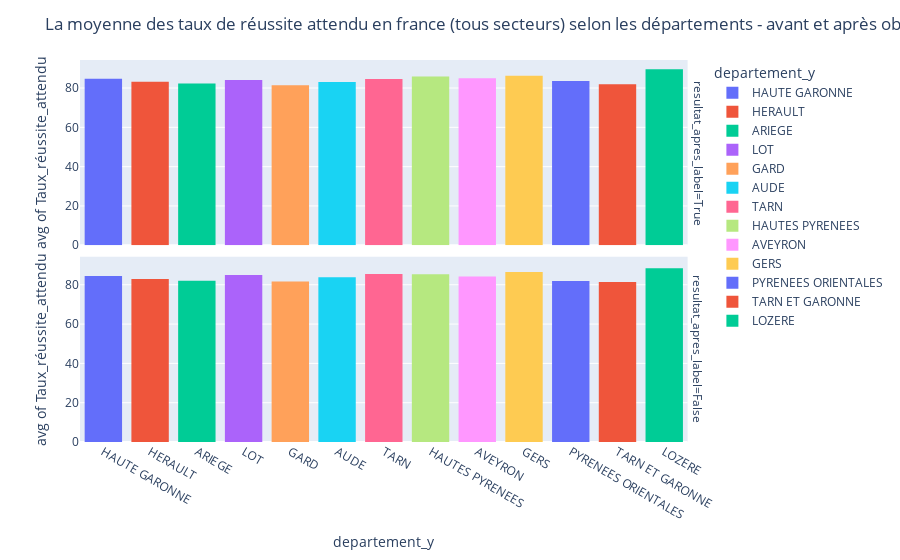

Notebook code cell kept with this figure:
### Code cell
#plotting a histogram 
fig = px.histogram(df_result, x="departement_y", y="taux_reussite_attendu_france_total_secteurs", nbins=10,
                       histfunc="avg", color="departement_y",
                       facet_row="resultat_apres_label",
                      labels={"taux_reussite_attendu_france_total_secteurs" : "Taux_réussite_attendu"})
fig.update_layout(title_text="La moyenne des taux de réussite attendu en france (tous secteurs) selon les départements - avant et après obtention labels")
fig.show()

### Figure 1 — Plotly figure (JSON) as saved in the notebook; plotly's stock layout.template omitted (floating-point values rounded to 4 significant figures; data arrays with more than 128 entries replaced by an {"elided": "..."} marker saying what was removed)
{"data": [{"alignmentgroup": "True", "bingroup": "x", "histfunc": "avg", "hovertemplate": "departement_y=%{x}<br>resultat_apres_label=True<br>avg of Taux_réussite_attendu=%{y}<extra></extra>", "legendgroup": "HAUTE GARONNE", "marker": {"color": "#636efa", "pattern": {"shape": ""}}, "name": "HAUTE GARONNE", "nbinsx": 10, "offsetgroup": "HAUTE GARONNE", "orientation": "v", "showlegend": true, "type": "histogram", "x": {"elided": "143 str values"}, "xaxis": "x2", "y": {"elided": "143 int values"}, "yaxis": "y2"}, {"alignmentgroup": "True", "bingroup": "x", "histfunc": "avg", "hovertemplate": "departement_y=%{x}<br>resultat_apres_label=False<br>avg of Taux_réussite_attendu=%{y}<extra></extra>", "legendgroup": "HAUTE GARONNE", "marker": {"color": "#636efa", "pattern": {"shape": ""}}, "name": "HAUTE GARONNE", "nbinsx": 10, "offsetgroup": "HAUTE GARONNE", "orientation": "v", "showlegend": false, "type": "histogram", "x": {"elided": "356 str values"}, "xaxis": "x", "y": {"elided": "356 int values"}, "yaxis": "y"}, {"alignmentgroup": "True", "bingroup": "x", "histfunc": "avg", "hovertemplate": "departement_y=%{x}<br>resultat_apres_label=True<br>avg of Taux_réussite_attendu=%{y}<extra></extra>", "legendgroup": "HERAULT", "marker": {"color": "#EF553B", "pattern": {"shape": ""}}, "name": "HERAULT", "nbinsx": 10, "offsetgroup": "HERAULT", "orientation": "v", "showlegend": true, "type": "histogram", "x": {"elided": "236 str values"}, "xaxis": "x2", "y": {"elided": "236 int values"}, "yaxis": "y2"}, {"alignmentgroup": "True", "bingroup": "x", "histfunc": "avg", "hovertemplate": "departement_y=%{x}<br>resultat_apres_label=False<br>avg of Taux_réussite_attendu=%{y}<extra></extra>", "legendgroup": "HERAULT", "marker": {"color": "#EF553B", "pattern": {"shape": ""}}, "name": "HERAULT", "nbinsx": 10, "offsetgroup": "HERAULT", "orientation": "v", "showlegend": false, "type": "histogram", "x": {"elided": "498 str values"}, "xaxis": "x", "y": {"elided": "498 int values"}, "yaxis": "y"}, {"alignmentgroup": "True", "bingroup": "x", "histfunc": "avg", "hovertemplate": "departement_y=%{x}<br>resultat_apres_label=True<br>avg of Taux_réussite_attendu=%{y}<extra></extra>", "legendgroup": "ARIEGE", "marker": {"color": "#00cc96", "pattern": {"shape": ""}}, "name": "ARIEGE", "nbinsx": 10, "offsetgroup": "ARIEGE", "orientation": "v", "showlegend": true, "type": "histogram", "x": ["ARIEGE", "ARIEGE", "ARIEGE", "ARIEGE", "ARIEGE", "ARIEGE", "ARIEGE", "ARIEGE", "ARIEGE", "ARIEGE", "ARIEGE", "ARIEGE", "ARIEGE", "ARIEGE", "ARIEGE", "ARIEGE", "ARIEGE", "ARIEGE", "ARIEGE", "ARIEGE", "ARIEGE", "ARIEGE", "ARIEGE", "ARIEGE", "ARIEGE", "ARIEGE", "ARIEGE", "ARIEGE", "ARIEGE", "ARIEGE", "ARIEGE", "ARIEGE", "ARIEGE", "ARIEGE", "ARIEGE", "ARIEGE", "ARIEGE", "ARIEGE", "ARIEGE", "ARIEGE", "ARIEGE", "ARIEGE", "ARIEGE", "ARIEGE", "ARIEGE", "ARIEGE", "ARIEGE", "ARIEGE", "ARIEGE", "ARIEGE", "ARIEGE", "ARIEGE", "ARIEGE", "ARIEGE", "ARIEGE", "ARIEGE", "ARIEGE"], "xaxis": "x2", "y": [84, 82, null, null, 85, null, null, null, 84, null, null, null, 85, null, null, 85, null, 82, null, 82, null, null, 82, null, null, null, null, null, 88, null, 79, null, null, null, 78, null, 78, null, null, null, 82, 85, null, null, 85, 85, 82, null, null, 82, null, null, 78, null, null, 78, 79], "yaxis": "y2"}, {"alignmentgroup": "True", "bingroup": "x", "histfunc": "avg", "hovertemplate": "departement_y=%{x}<br>resultat_apres_label=False<br>avg of Taux_réussite_attendu=%{y}<extra></extra>", "legendgroup": "ARIEGE", "marker": {"color": "#00cc96", "pattern": {"shape": ""}}, "name": "ARIEGE", "nbinsx": 10, "offsetgroup": "ARIEGE", "orientation": "v", "showlegend": false, "type": "histogram", "x": ["ARIEGE", "ARIEGE", "ARIEGE", "ARIEGE", "ARIEGE", "ARIEGE", "ARIEGE", "ARIEGE", "ARIEGE", "ARIEGE", "ARIEGE", "ARIEGE", "ARIEGE", "ARIEGE", "ARIEGE", "ARIEGE", "ARIEGE", "ARIEGE", "ARIEGE", "ARIEGE", "ARIEGE", "ARIEGE", "ARIEGE", "ARIEGE", "ARIEGE", "ARIEGE", "ARIEGE", "ARIEGE", "ARIEGE", "ARIEGE", "ARIEGE", "ARIEGE", "ARIEGE", "ARIEGE", "ARIEGE", "ARIEGE", "ARIEGE", "ARIEGE", "ARIEGE", "ARIEGE", "ARIEGE", "ARIEGE", "ARIEGE", "ARIEGE", "ARIEGE", "ARIEGE", "ARIEGE", "ARIEGE", "ARIEGE", "ARIEGE", "ARIEGE", "ARIEGE", "ARIEGE", "ARIEGE", "ARIEGE", "ARIEGE", "ARIEGE", "ARIEGE", "ARIEGE", "ARIEGE", "ARIEGE", "ARIEGE", "ARIEGE", "ARIEGE", "ARIEGE", "ARIEGE", "ARIEGE", "ARIEGE", "ARIEGE", "ARIEGE", "ARIEGE", "ARIEGE", "ARIEGE", "ARIEGE", "ARIEGE", "ARIEGE", "ARIEGE", "ARIEGE", "ARIEGE", "ARIEGE", "ARIEGE", "ARIEGE", "ARIEGE", "ARIEGE", "ARIEGE", "ARIEGE", "ARIEGE", "ARIEGE", "ARIEGE", "ARIEGE", "ARIEGE", "ARIEGE", "ARIEGE", "ARIEGE", "ARIEGE", "ARIEGE", "ARIEGE", "ARIEGE", "ARIEGE", "ARIEGE", "ARIEGE", "ARIEGE", "ARIEGE", "ARIEGE", "ARIEGE", "ARIEGE", "ARIEGE", "ARIEGE", "ARIEGE", "ARIEGE", "ARIEGE", "ARIEGE", "ARIEGE", "ARIEGE", "ARIEGE", "ARIEGE", "ARIEGE", "ARIEGE", "ARIEGE", "ARIEGE", "ARIEGE", "ARIEGE"], "xaxis": "x", "y": [77, 80, 76, 77, 77, 78, 76, 77, 82, 77, 80, 78, 77, 76, 78, 77, 77, 80, 77, 82, null, null, 85, 84, 76, 75, 72, null, 75, 76, 83, 83, null, 82, 72, null, 83, null, 75, 76, 83, 83, 82, 82, 72, 83, 91, 88, 88, 89, 90, 89, 81, 80, 83, 78, 79, 78, null, 91, 88, 91, 91, 88, 88, 89, 79, 89, 77, 78, 79, null, 81, 83, 80, 83, 90, 80, null, 79, 83, 80, 89, 84, 84, 88, 84, 89, 85, 85, null, 82, 85, 85, 89, 84, 84, 88, 84, 89, 84, 84, 88, 84, 85, 84, 84, 88, 84, 83, 81, 79, 78, 80, 80, 83, 78, 80, 81, 83, 80, 83], "yaxis": "y"}, {"alignmentgroup": "True", "bingroup": "x", "histfunc": "avg", "hovertemplate": "departement_y=%{x}<br>resultat_apres_label=True<br>avg of Taux_réussite_attendu=%{y}<extra></extra>", "legendgroup": "LOT", "marker": {"color": "#ab63fa", "pattern": {"shape": ""}}, "name": "LOT", "nbinsx": 10, "offsetgroup": "LOT", "orientation": "v", "showlegend": true, "type": "histogram", "x": ["LOT", "LOT", "LOT", "LOT", "LOT", "LOT", "LOT", "LOT", "LOT", "LOT", "LOT", "LOT", "LOT", "LOT", "LOT", "LOT", "LOT", "LOT", "LOT", "LOT", "LOT", "LOT", "LOT", "LOT", "LOT", "LOT", "LOT", "LOT", "LOT", "LOT", "LOT", "LOT", "LOT", "LOT", "LOT", "LOT", "LOT", "LOT", "LOT", "LOT", "LOT", "LOT", "LOT", "LOT", "LOT", "LOT", "LOT", "LOT", "LOT", "LOT", "LOT", "LOT", "LOT", "LOT", "LOT", "LOT", "LOT", "LOT", "LOT"], "xaxis": "x2", "y": [null, 89, null, null, 84, null, null, null, null, 84, null, 84, null, null, 89, 89, 83, 82, null, null, 80, 78, 78, 76, null, null, null, 83, 82, null, null, null, null, 82, 78, null, 91, null, null, null, 76, null, null, 88, 90, 91, null, null, 90, 91, null, 89, null, null, null, null, null, null, 76], "yaxis": "y2"}, {"alignmentgroup": "True", "bingroup": "x", "histfunc": "avg", "hovertemplate": "departement_y=%{x}<br>resultat_apres_label=False<br>avg of Taux_réussite_attendu=%{y}<extra></extra>", "legendgroup": "LOT", "marker": {"color": "#ab63fa", "pattern": {"shape": ""}}, "name": "LOT", "nbinsx": 10, "offsetgroup": "LOT", "orientation": "v", "showlegend": false, "type": "histogram", "x": {"elided": "141 str values"}, "xaxis": "x", "y": {"elided": "141 int values"}, "yaxis": "y"}, {"alignmentgroup": "True", "bingroup": "x", "histfunc": "avg", "hovertemplate": "departement_y=%{x}<br>resultat_apres_label=True<br>avg of Taux_réussite_attendu=%{y}<extra></extra>", "legendgroup": "GARD", "marker": {"color": "#FFA15A", "pattern": {"shape": ""}}, "name": "GARD", "nbinsx": 10, "offsetgroup": "GARD", "orientation": "v", "showlegend": true, "type": "histogram", "x": {"elided": "159 str values"}, "xaxis": "x2", "y": {"elided": "159 int values"}, "yaxis": "y2"}, {"alignmentgroup": "True", "bingroup": "x", "histfunc": "avg", "hovertemplate": "departement_y=%{x}<br>resultat_apres_label=False<br>avg of Taux_réussite_attendu=%{y}<extra></extra>", "legendgroup": "GARD", "marker": {"color": "#FFA15A", "pattern": {"shape": ""}}, "name": "GARD", "nbinsx": 10, "offsetgroup": "GARD", "orientation": "v", "showlegend": false, "type": "histogram", "x": {"elided": "341 str values"}, "xaxis": "x", "y": {"elided": "341 int values"}, "yaxis": "y"}, {"alignmentgroup": "True", "bingroup": "x", "histfunc": "avg", "hovertemplate": "departement_y=%{x}<br>resultat_apres_label=True<br>avg of Taux_réussite_attendu=%{y}<extra></extra>", "legendgroup": "AUDE", "marker": {"color": "#19d3f3", "pattern": {"shape": ""}}, "name": "AUDE", "nbinsx": 10, "offsetgroup": "AUDE", "orientation": "v", "showlegend": true, "type": "histogram", "x": ["AUDE", "AUDE", "AUDE", "AUDE", "AUDE", "AUDE", "AUDE", "AUDE", "AUDE", "AUDE", "AUDE", "AUDE", "AUDE", "AUDE", "AUDE", "AUDE", "AUDE", "AUDE", "AUDE", "AUDE", "AUDE", "AUDE", "AUDE", "AUDE", "AUDE", "AUDE", "AUDE", "AUDE", "AUDE", "AUDE", "AUDE", "AUDE", "AUDE", "AUDE", "AUDE", "AUDE", "AUDE", "AUDE", "AUDE", "AUDE", "AUDE", "AUDE", "AUDE", "AUDE", "AUDE", "AUDE", "AUDE", "AUDE", "AUDE", "AUDE", "AUDE", "AUDE", "AUDE", "AUDE", "AUDE", "AUDE", "AUDE", "AUDE", "AUDE", "AUDE", "AUDE", "AUDE", "AUDE", "AUDE", "AUDE", "AUDE", "AUDE", "AUDE", "AUDE", "AUDE", "AUDE"], "xaxis": "x2", "y": [null, null, null, null, 81, 83, 85, 81, null, 85, 81, null, null, 81, 83, null, null, null, null, null, 85, 85, 85, null, 87, null, null, null, 90, 87, null, null, 76, null, null, 79, 77, null, null, null, 79, null, 77, null, 79, 84, 85, 84, null, null, 85, null, null, 84, 85, null, null, null, null, null, 83, 89, null, 83, null, null, null, null, 83, null, null], "yaxis": "y2"}, {"alignmentgroup": "True", "bingroup": "x", "histfunc": "avg", "hovertemplate": "departement_y=%{x}<br>resultat_apres_label=False<br>avg of Taux_réussite_attendu=%{y}<extra></extra>", "legendgroup": "AUDE", "marker": {"color": "#19d3f3", "pattern": {"shape": ""}}, "name": "AUDE", "nbinsx": 10, "offsetgroup": "AUDE", "orientation": "v", "showlegend": false, "type": "histogram", "x": {"elided": "139 str values"}, "xaxis": "x", "y": {"elided": "139 int values"}, "yaxis": "y"}, {"alignmentgroup": "True", "bingroup": "x", "histfunc": "avg", "hovertemplate": "departement_y=%{x}<br>resultat_apres_label=True<br>avg of Taux_réussite_attendu=%{y}<extra></extra>", "legendgroup": "TARN", "marker": {"color": "#FF6692", "pattern": {"shape": ""}}, "name": "TARN", "nbinsx": 10, "offsetgroup": "TARN", "orientation": "v", "showlegend": true, "type": "histogram", "x": ["TARN", "TARN", "TARN", "TARN", "TARN", "TARN", "TARN", "TARN", "TARN", "TARN", "TARN", "TARN", "TARN", "TARN", "TARN", "TARN", "TARN", "TARN", "TARN", "TARN", "TARN", "TARN", "TARN", "TARN", "TARN", "TARN", "TARN", "TARN", "TARN", "TARN", "TARN", "TARN", "TARN", "TARN", "TARN", "TARN", "TARN", "TARN", "TARN", "TARN", "TARN", "TARN", "TARN", "TARN", "TARN", "TARN", "TARN", "TARN", "TARN", "TARN", "TARN", "TARN", "TARN", "TARN", "TARN", "TARN", "TARN", "TARN", "TARN", "TARN", "TARN", "TARN", "TARN", "TARN", "TARN", "TARN", "TARN", "TARN", "TARN", "TARN", "TARN", "TARN", "TARN", "TARN", "TARN", "TARN", "TARN", "TARN", "TARN", "TARN", "TARN", "TARN", "TARN", "TARN", "TARN", "TARN", "TARN", "TARN", "TARN", "TARN", "TARN", "TARN", "TARN", "TARN", "TARN", "TARN", "TARN", "TARN", "TARN", "TARN", "TARN"], "xaxis": "x2", "y": [89, 92, 89, null, 92, null, 89, null, null, null, 89, null, null, null, 88, 87, null, 85, null, null, 85, 85, null, 85, null, 88, null, null, null, 83, 78, null, null, null, null, 80, 83, null, null, null, 83, null, null, null, 78, 75, null, null, 83, null, 84, 84, 84, null, 87, null, null, 84, null, 87, null, null, 87, null, null, 85, null, 87, 87, 85, null, null, 87, 85, null, null, null, null, 80, null, null, 80, null, 84, null, null, null, null, 83, 84, null, 83, 83, null, null, 85, 81, null, null, null, 83], "yaxis": "y2"}, {"alignmentgroup": "True", "bingroup": "x", "histfunc": "avg", "hovertemplate": "departement_y=%{x}<br>resultat_apres_label=False<br>avg of Taux_réussite_attendu=%{y}<extra></extra>", "legendgroup": "TARN", "marker": {"color": "#FF6692", "pattern": {"shape": ""}}, "name": "TARN", "nbinsx": 10, "offsetgroup": "TARN", "orientation": "v", "showlegend": false, "type": "histogram", "x": {"elided": "179 str values"}, "xaxis": "x", "y": {"elided": "179 int values"}, "yaxis": "y"}, {"alignmentgroup": "True", "bingroup": "x", "histfunc": "avg", "hovertemplate": "departement_y=%{x}<br>resultat_apres_label=True<br>avg of Taux_réussite_attendu=%{y}<extra></extra>", "legendgroup": "HAUTES PYRENEES", "marker": {"color": "#B6E880", "pattern": {"shape": ""}}, "name": "HAUTES PYRENEES", "nbinsx": 10, "offsetgroup": "HAUTES PYRENEES", "orientation": "v", "showlegend": true, "type": "histogram", "x": ["HAUTES PYRENEES", "HAUTES PYRENEES", "HAUTES PYRENEES", "HAUTES PYRENEES", "HAUTES PYRENEES", "HAUTES PYRENEES", "HAUTES PYRENEES", "HAUTES PYRENEES", "HAUTES PYRENEES", "HAUTES PYRENEES", "HAUTES PYRENEES", "HAUTES PYRENEES", "HAUTES PYRENEES", "HAUTES PYRENEES", "HAUTES PYRENEES", "HAUTES PYRENEES", "HAUTES PYRENEES", "HAUTES PYRENEES", "HAUTES PYRENEES", "HAUTES PYRENEES", "HAUTES PYRENEES", "HAUTES PYRENEES", "HAUTES PYRENEES", "HAUTES PYRENEES", "HAUTES PYRENEES", "HAUTES PYRENEES", "HAUTES PYRENEES", "HAUTES PYRENEES", "HAUTES PYRENEES", "HAUTES PYRENEES", "HAUTES PYRENEES", "HAUTES PYRENEES", "HAUTES PYRENEES", "HAUTES PYRENEES", "HAUTES PYRENEES", "HAUTES PYRENEES", "HAUTES PYRENEES", "HAUTES PYRENEES", "HAUTES PYRENEES", "HAUTES PYRENEES", "HAUTES PYRENEES", "HAUTES PYRENEES", "HAUTES PYRENEES", "HAUTES PYRENEES", "HAUTES PYRENEES", "HAUTES PYRENEES", "HAUTES PYRENEES", "HAUTES PYRENEES", "HAUTES PYRENEES", "HAUTES PYRENEES", "HAUTES PYRENEES", "HAUTES PYRENEES", "HAUTES PYRENEES", "HAUTES PYRENEES", "HAUTES PYRENEES", "HAUTES PYRENEES", "HAUTES PYRENEES", "HAUTES PYRENEES", "HAUTES PYRENEES", "HAUTES PYRENEES", "HAUTES PYRENEES", "HAUTES PYRENEES", "HAUTES PYRENEES", "HAUTES PYRENEES", "HAUTES PYRENEES", "HAUTES PYRENEES", "HAUTES PYRENEES", "HAUTES PYRENEES", "HAUTES PYRENEES", "HAUTES PYRENEES", "HAUTES PYRENEES"], "xaxis": "x2", "y": [null, 86, null, null, 86, 88, null, 88, null, null, 86, 88, null, null, 83, null, 88, null, 89, 86, null, null, 86, 88, null, null, null, 87, 86, null, null, null, null, 86, null, null, null, 90, 90, 90, null, null, 81, null, null, 81, 84, null, null, 89, 90, 85, null, null, null, null, null, 85, null, null, 85, 90, null, null, null, 79, 77, 79, null, null, null], "yaxis": "y2"}, {"alignmentgroup": "True", "bingroup": "x", "histfunc": "avg", "hovertemplate": "departement_y=%{x}<br>resultat_apres_label=False<br>avg of Taux_réussite_attendu=%{y}<extra></extra>", "legendgroup": "HAUTES PYRENEES", "marker": {"color": "#B6E880", "pattern": {"shape": ""}}, "name": "HAUTES PYRENEES", "nbinsx": 10, "offsetgroup": "HAUTES PYRENEES", "orientation": "v", "showlegend": false, "type": "histogram", "x": {"elided": "169 str values"}, "xaxis": "x", "y": {"elided": "169 int values"}, "yaxis": "y"}, {"alignmentgroup": "True", "bingroup": "x", "histfunc": "avg", "hovertemplate": "departement_y=%{x}<br>resultat_apres_label=True<br>avg of Taux_réussite_attendu=%{y}<extra></extra>", "legendgroup": "AVEYRON", "marker": {"color": "#FF97FF", "pattern": {"shape": ""}}, "name": "AVEYRON", "nbinsx": 10, "offsetgroup": "AVEYRON", "orientation": "v", "showlegend": true, "type": "histogram", "x": ["AVEYRON", "AVEYRON", "AVEYRON", "AVEYRON", "AVEYRON", "AVEYRON", "AVEYRON", "AVEYRON", "AVEYRON", "AVEYRON", "AVEYRON", "AVEYRON", "AVEYRON", "AVEYRON", "AVEYRON", "AVEYRON", "AVEYRON", "AVEYRON", "AVEYRON", "AVEYRON", "AVEYRON", "AVEYRON", "AVEYRON", "AVEYRON", "AVEYRON", "AVEYRON", "AVEYRON", "AVEYRON", "AVEYRON", "AVEYRON", "AVEYRON", "AVEYRON", "AVEYRON", "AVEYRON", "AVEYRON", "AVEYRON", "AVEYRON", "AVEYRON", "AVEYRON", "AVEYRON", "AVEYRON", "AVEYRON", "AVEYRON", "AVEYRON", "AVEYRON", "AVEYRON", "AVEYRON", "AVEYRON", "AVEYRON"], "xaxis": "x2", "y": [89, null, null, null, null, 89, 89, null, null, null, 82, 78, 81, null, 81, null, 82, null, null, null, 82, null, null, null, null, null, null, 91, null, null, 83, null, null, 86, null, null, null, null, 87, 87, null, null, 85, 85, 87, 85, null, null, null], "yaxis": "y2"}, {"alignmentgroup": "True", "bingroup": "x", "histfunc": "avg", "hovertemplate": "departement_y=%{x}<br>resultat_apres_label=False<br>avg of Taux_réussite_attendu=%{y}<extra></extra>", "legendgroup": "AVEYRON", "marker": {"color": "#FF97FF", "pattern": {"shape": ""}}, "name": "AVEYRON", "nbinsx": 10, "offsetgroup": "AVEYRON", "orientation": "v", "showlegend": false, "type": "histogram", "x": ["AVEYRON", "AVEYRON", "AVEYRON", "AVEYRON", "AVEYRON", "AVEYRON", "AVEYRON", "AVEYRON", "AVEYRON", "AVEYRON", "AVEYRON", "AVEYRON", "AVEYRON", "AVEYRON", "AVEYRON", "AVEYRON", "AVEYRON", "AVEYRON", "AVEYRON", "AVEYRON", "AVEYRON", "AVEYRON", "AVEYRON", "AVEYRON", "AVEYRON", "AVEYRON", "AVEYRON", "AVEYRON", "AVEYRON", "AVEYRON", "AVEYRON", "AVEYRON", "AVEYRON", "AVEYRON", "AVEYRON", "AVEYRON", "AVEYRON", "AVEYRON", "AVEYRON", "AVEYRON", "AVEYRON", "AVEYRON", "AVEYRON", "AVEYRON", "AVEYRON", "AVEYRON", "AVEYRON", "AVEYRON", "AVEYRON", "AVEYRON", "AVEYRON", "AVEYRON", "AVEYRON", "AVEYRON", "AVEYRON", "AVEYRON", "AVEYRON", "AVEYRON", "AVEYRON", "AVEYRON", "AVEYRON", "AVEYRON", "AVEYRON", "AVEYRON", "AVEYRON", "AVEYRON", "AVEYRON", "AVEYRON", "AVEYRON", "AVEYRON", "AVEYRON", "AVEYRON", "AVEYRON", "AVEYRON", "AVEYRON", "AVEYRON", "AVEYRON", "AVEYRON", "AVEYRON", "AVEYRON", "AVEYRON", "AVEYRON", "AVEYRON", "AVEYRON", "AVEYRON", "AVEYRON", "AVEYRON", "AVEYRON", "AVEYRON", "AVEYRON", "AVEYRON", "AVEYRON", "AVEYRON", "AVEYRON", "AVEYRON", "AVEYRON", "AVEYRON", "AVEYRON", "AVEYRON", "AVEYRON", "AVEYRON", "AVEYRON", "AVEYRON", "AVEYRON", "AVEYRON", "AVEYRON", "AVEYRON", "AVEYRON", "AVEYRON", "AVEYRON", "AVEYRON", "AVEYRON", "AVEYRON", "AVEYRON", "AVEYRON", "AVEYRON", "AVEYRON", "AVEYRON", "AVEYRON", "AVEYRON", "AVEYRON", "AVEYRON", "AVEYRON", "AVEYRON", "AVEYRON"], "xaxis": "x", "y": [83, 89, 81, 80, 83, 86, 90, 87, 89, 89, null, 81, 80, 83, 86, 90, 87, 87, 90, 81, 80, 86, 84, 79, 87, 82, 86, 81, 81, 79, 85, 82, 83, 81, 79, 85, 83, 82, 76, 82, 76, null, 81, 79, 85, 78, 87, 84, 79, 82, 86, 81, 82, 81, 83, 76, 82, 78, null, 79, 87, 82, 86, 81, 84, 82, null, 83, 82, 78, 81, 82, 87, null, 91, 90, 88, 89, 89, 91, 90, 85, 90, 88, 89, 89, 85, 90, 91, 84, 82, 84, null, 82, 85, 82, 85, 84, 84, 85, 84, 85, 82, 85, 84, 85, 86, 84, 81, 87, 88, 87, 88, 88, 78, 87, 82, 84, 87, 82, null, 87, 85, 87, 88], "yaxis": "y"}, {"alignmentgroup": "True", "bingroup": "x", "histfunc": "avg", "hovertemplate": "departement_y=%{x}<br>resultat_apres_label=True<br>avg of Taux_réussite_attendu=%{y}<extra></extra>", "legendgroup": "GERS", "marker": {"color": "#FECB52", "pattern": {"shape": ""}}, "name": "GERS", "nbinsx": 10, "offsetgroup": "GERS", "orientation": "v", "showlegend": true, "type": "histogram", "x": ["GERS", "GERS", "GERS", "GERS", "GERS", "GERS", "GERS", "GERS", "GERS", "GERS", "GERS", "GERS", "GERS", "GERS", "GERS", "GERS", "GERS", "GERS", "GERS", "GERS", "GERS", "GERS", "GERS", "GERS", "GERS", "GERS", "GERS", "GERS", "GERS", "GERS", "GERS", "GERS", "GERS", "GERS", "GERS", "GERS", "GERS", "GERS", "GERS", "GERS", "GERS", "GERS", "GERS", "GERS", "GERS", "GERS", "GERS", "GERS", "GERS", "GERS", "GERS", "GERS", "GERS", "GERS", "GERS"], "xaxis": "x2", "y": [91, 88, 91, null, null, 89, 89, null, null, 91, null, null, null, 88, null, 84, null, null, null, null, null, 82, 84, 88, null, null, 81, 84, 83, null, 83, 84, null, null, null, 82, 87, 87, null, null, null, null, null, null, 83, null, null, null, null, 88, 90, null, null, 88, null], "yaxis": "y2"}, {"alignmentgroup": "True", "bingroup": "x", "histfunc": "avg", "hovertemplate": "departement_y=%{x}<br>resultat_apres_label=False<br>avg of Taux_réussite_attendu=%{y}<extra></extra>", "legendgroup": "GERS", "marker": {"color": "#FECB52", "pattern": {"shape": ""}}, "name": "GERS", "nbinsx": 10, "offsetgroup": "GERS", "orientation": "v", "showlegend": false, "type": "histogram", "x": ["GERS", "GERS", "GERS", "GERS", "GERS", "GERS", "GERS", "GERS", "GERS", "GERS", "GERS", "GERS", "GERS", "GERS", "GERS", "GERS", "GERS", "GERS", "GERS", "GERS", "GERS", "GERS", "GERS", "GERS", "GERS", "GERS", "GERS", "GERS", "GERS", "GERS", "GERS", "GERS", "GERS", "GERS", "GERS", "GERS", "GERS", "GERS", "GERS", "GERS", "GERS", "GERS", "GERS", "GERS", "GERS", "GERS", "GERS", "GERS", "GERS", "GERS", "GERS", "GERS", "GERS", "GERS", "GERS", "GERS", "GERS", "GERS", "GERS", "GERS", "GERS", "GERS", "GERS", "GERS", "GERS", "GERS", "GERS", "GERS", "GERS", "GERS", "GERS", "GERS", "GERS", "GERS", "GERS", "GERS", "GERS", "GERS", "GERS", "GERS", "GERS", "GERS", "GERS", "GERS", "GERS", "GERS", "GERS", "GERS", "GERS", "GERS", "GERS", "GERS", "GERS", "GERS", "GERS", "GERS", "GERS", "GERS", "GERS", "GERS", "GERS", "GERS", "GERS", "GERS", "GERS", "GERS", "GERS", "GERS", "GERS", "GERS", "GERS", "GERS", "GERS", "GERS", "GERS", "GERS", "GERS", "GERS", "GERS", "GERS", "GERS", "GERS", "GERS"], "xaxis": "x", "y": [84, 82, 85, 86, 87, null, 85, 91, 91, 92, 91, 87, 87, 92, 87, 88, 92, 88, 89, 91, 87, 92, 88, 89, 91, 82, 82, 85, 83, 85, 85, 82, 84, 82, null, 83, 82, 85, 82, 85, 85, 85, 85, 82, 85, 82, 83, 84, 84, 85, 84, 84, 84, 85, 81, null, 82, 85, 79, 94, 88, 90, 87, 82, 84, 79, 85, 85, 88, 90, 82, 79, 90, 94, 94, 88, 82, 82, 84, 86, 82, null, 88, 88, 87, 85, 85, 84, 85, 84, 84, 81, 84, 90, 84, 81, null, 83, 84, 84, 89, 93, 90, 92, 91, 93, 92, 90, 89, 91, 93, 91, 91, 92, 89, 84, 85, 90, 91, 91, 88, null, 90], "yaxis": "y"}, {"alignmentgroup": "True", "bingroup": "x", "histfunc": "avg", "hovertemplate": "departement_y=%{x}<br>resultat_apres_label=True<br>avg of Taux_réussite_attendu=%{y}<extra></extra>", "legendgroup": "PYRENEES ORIENTALES", "marker": {"color": "#636efa", "pattern": {"shape": ""}}, "name": "PYRENEES ORIENTALES", "nbinsx": 10, "offsetgroup": "PYRENEES ORIENTALES", "orientation": "v", "showlegend": true, "type": "histogram", "x": ["PYRENEES ORIENTALES", "PYRENEES ORIENTALES", "PYRENEES ORIENTALES", "PYRENEES ORIENTALES", "PYRENEES ORIENTALES", "PYRENEES ORIENTALES", "PYRENEES ORIENTALES", "PYRENEES ORIENTALES", "PYRENEES ORIENTALES", "PYRENEES ORIENTALES", "PYRENEES ORIENTALES", "PYRENEES ORIENTALES", "PYRENEES ORIENTALES", "PYRENEES ORIENTALES", "PYRENEES ORIENTALES", "PYRENEES ORIENTALES", "PYRENEES ORIENTALES", "PYRENEES ORIENTALES", "PYRENEES ORIENTALES", "PYRENEES ORIENTALES", "PYRENEES ORIENTALES", "PYRENEES ORIENTALES", "PYRENEES ORIENTALES", "PYRENEES ORIENTALES", "PYRENEES ORIENTALES", "PYRENEES ORIENTALES", "PYRENEES ORIENTALES", "PYRENEES ORIENTALES", "PYRENEES ORIENTALES", "PYRENEES ORIENTALES", "PYRENEES ORIENTALES", "PYRENEES ORIENTALES", "PYRENEES ORIENTALES", "PYRENEES ORIENTALES", "PYRENEES ORIENTALES", "PYRENEES ORIENTALES", "PYRENEES ORIENTALES", "PYRENEES ORIENTALES", "PYRENEES ORIENTALES", "PYRENEES ORIENTALES", "PYRENEES ORIENTALES", "PYRENEES ORIENTALES", "PYRENEES ORIENTALES", "PYRENEES ORIENTALES", "PYRENEES ORIENTALES", "PYRENEES ORIENTALES", "PYRENEES ORIENTALES", "PYRENEES ORIENTALES", "PYRENEES ORIENTALES", "PYRENEES ORIENTALES", "PYRENEES ORIENTALES", "PYRENEES ORIENTALES", "PYRENEES ORIENTALES", "PYRENEES ORIENTALES", "PYRENEES ORIENTALES", "PYRENEES ORIENTALES", "PYRENEES ORIENTALES", "PYRENEES ORIENTALES", "PYRENEES ORIENTALES", "PYRENEES ORIENTALES", "PYRENEES ORIENTALES", "PYRENEES ORIENTALES", "PYRENEES ORIENTALES", "PYRENEES ORIENTALES", "PYRENEES ORIENTALES", "PYRENEES ORIENTALES", "PYRENEES ORIENTALES", "PYRENEES ORIENTALES", "PYRENEES ORIENTALES", "PYRENEES ORIENTALES", "PYRENEES ORIENTALES", "PYRENEES ORIENTALES", "PYRENEES ORIENTALES", "PYRENEES ORIENTALES", "PYRENEES ORIENTALES", "PYRENEES ORIENTALES", "PYRENEES ORIENTALES", "PYRENEES ORIENTALES", "PYRENEES ORIENTALES", "PYRENEES ORIENTALES", "PYRENEES ORIENTALES", "PYRENEES ORIENTALES", "PYRENEES ORIENTALES", "PYRENEES ORIENTALES", "PYRENEES ORIENTALES", "PYRENEES ORIENTALES", "PYRENEES ORIENTALES", "PYRENEES ORIENTALES", "PYRENEES ORIENTALES", "PYRENEES ORIENTALES", "PYRENEES ORIENTALES", "PYRENEES ORIENTALES", "PYRENEES ORIENTALES", "PYRENEES ORIENTALES", "PYRENEES ORIENTALES", "PYRENEES ORIENTALES", "PYRENEES ORIENTALES", "PYRENEES ORIENTALES", "PYRENEES ORIENTALES", "PYRENEES ORIENTALES", "PYRENEES ORIENTALES", "PYRENEES ORIENTALES", "PYRENEES ORIENTALES", "PYRENEES ORIENTALES", "PYRENEES ORIENTALES", "PYRENEES ORIENTALES", "PYRENEES ORIENTALES", "PYRENEES ORIENTALES", "PYRENEES ORIENTALES", "PYRENEES ORIENTALES", "PYRENEES ORIENTALES", "PYRENEES ORIENTALES", "PYRENEES ORIENTALES", "PYRENEES ORIENTALES", "PYRENEES ORIENTALES", "PYRENEES ORIENTALES", "PYRENEES ORIENTALES", "PYRENEES ORIENTALES", "PYRENEES ORIENTALES", "PYRENEES ORIENTALES"], "xaxis": "x2", "y": [74, 76, null, 75, null, null, 76, 75, null, null, 75, 96, null, null, null, 96, null, null, 96, 90, null, null, 93, null, null, null, 81, 82, null, null, 80, null, null, 80, null, null, 81, 84, 80, null, null, 84, null, null, 83, 86, 91, null, 91, null, 91, null, 86, null, 96, 96, 96, null, null, null, 85, 85, 82, 83, 83, null, null, null, null, 85, null, null, null, null, 77, 80, 78, null, 81, null, null, null, 93, null, null, 81, 84, null, null, null, 84, null, null, null, null, 84, 81, 81, null, null, null, 81, null, null, 77, null, null, 78, 77, null, null, 81, null, null, 82, 80, 82, 81, null, null], "yaxis": "y2"}, {"alignmentgroup": "True", "bingroup": "x", "histfunc": "avg", "hovertemplate": "departement_y=%{x}<br>resultat_apres_label=False<br>avg of Taux_réussite_attendu=%{y}<extra></extra>", "legendgroup": "PYRENEES ORIENTALES", "marker": {"color": "#636efa", "pattern": {"shape": ""}}, "name": "PYRENEES ORIENTALES", "nbinsx": 10, "offsetgroup": "PYRENEES ORIENTALES", "orientation": "v", "showlegend": false, "type": "histogram", "x": {"elided": "234 str values"}, "xaxis": "x", "y": {"elided": "234 int values"}, "yaxis": "y"}, {"alignmentgroup": "True", "bingroup": "x", "histfunc": "avg", "hovertemplate": "departement_y=%{x}<br>resultat_apres_label=True<br>avg of Taux_réussite_attendu=%{y}<extra></extra>", "legendgroup": "TARN ET GARONNE", "marker": {"color": "#EF553B", "pattern": {"shape": ""}}, "name": "TARN ET GARONNE", "nbinsx": 10, "offsetgroup": "TARN ET GARONNE", "orientation": "v", "showlegend": true, "type": "histogram", "x": ["TARN ET GARONNE", "TARN ET GARONNE", "TARN ET GARONNE", "TARN ET GARONNE", "TARN ET GARONNE", "TARN ET GARONNE", "TARN ET GARONNE", "TARN ET GARONNE", "TARN ET GARONNE", "TARN ET GARONNE", "TARN ET GARONNE", "TARN ET GARONNE", "TARN ET GARONNE", "TARN ET GARONNE", "TARN ET GARONNE", "TARN ET GARONNE", "TARN ET GARONNE", "TARN ET GARONNE", "TARN ET GARONNE", "TARN ET GARONNE", "TARN ET GARONNE", "TARN ET GARONNE", "TARN ET GARONNE", "TARN ET GARONNE", "TARN ET GARONNE", "TARN ET GARONNE", "TARN ET GARONNE", "TARN ET GARONNE", "TARN ET GARONNE", "TARN ET GARONNE", "TARN ET GARONNE", "TARN ET GARONNE", "TARN ET GARONNE", "TARN ET GARONNE", "TARN ET GARONNE", "TARN ET GARONNE", "TARN ET GARONNE", "TARN ET GARONNE", "TARN ET GARONNE", "TARN ET GARONNE", "TARN ET GARONNE", "TARN ET GARONNE", "TARN ET GARONNE", "TARN ET GARONNE", "TARN ET GARONNE", "TARN ET GARONNE", "TARN ET GARONNE", "TARN ET GARONNE", "TARN ET GARONNE", "TARN ET GARONNE", "TARN ET GARONNE", "TARN ET GARONNE"], "xaxis": "x2", "y": [80, null, null, null, 80, null, null, 81, 83, null, null, 82, null, 81, 82, null, null, null, null, 81, null, null, null, 82, 83, 82, null, null, null, null, null, 83, 83, null, 85, 85, null, 83, null, null, null, 83, null, null, 80, 81, 79, null, null, null, 82, null], "yaxis": "y2"}, {"alignmentgroup": "True", "bingroup": "x", "histfunc": "avg", "hovertemplate": "departement_y=%{x}<br>resultat_apres_label=False<br>avg of Taux_réussite_attendu=%{y}<extra></extra>", "legendgroup": "TARN ET GARONNE", "marker": {"color": "#EF553B", "pattern": {"shape": ""}}, "name": "TARN ET GARONNE", "nbinsx": 10, "offsetgroup": "TARN ET GARONNE", "orientation": "v", "showlegend": false, "type": "histogram", "x": ["TARN ET GARONNE", "TARN ET GARONNE", "TARN ET GARONNE", "TARN ET GARONNE", "TARN ET GARONNE", "TARN ET GARONNE", "TARN ET GARONNE", "TARN ET GARONNE", "TARN ET GARONNE", "TARN ET GARONNE", "TARN ET GARONNE", "TARN ET GARONNE", "TARN ET GARONNE", "TARN ET GARONNE", "TARN ET GARONNE", "TARN ET GARONNE", "TARN ET GARONNE", "TARN ET GARONNE", "TARN ET GARONNE", "TARN ET GARONNE", "TARN ET GARONNE", "TARN ET GARONNE", "TARN ET GARONNE", "TARN ET GARONNE", "TARN ET GARONNE", "TARN ET GARONNE", "TARN ET GARONNE", "TARN ET GARONNE", "TARN ET GARONNE", "TARN ET GARONNE", "TARN ET GARONNE", "TARN ET GARONNE", "TARN ET GARONNE", "TARN ET GARONNE", "TARN ET GARONNE", "TARN ET GARONNE", "TARN ET GARONNE", "TARN ET GARONNE", "TARN ET GARONNE", "TARN ET GARONNE", "TARN ET GARONNE", "TARN ET GARONNE", "TARN ET GARONNE", "TARN ET GARONNE", "TARN ET GARONNE", "TARN ET GARONNE", "TARN ET GARONNE", "TARN ET GARONNE", "TARN ET GARONNE", "TARN ET GARONNE", "TARN ET GARONNE", "TARN ET GARONNE", "TARN ET GARONNE", "TARN ET GARONNE", "TARN ET GARONNE", "TARN ET GARONNE", "TARN ET GARONNE", "TARN ET GARONNE", "TARN ET GARONNE", "TARN ET GARONNE", "TARN ET GARONNE", "TARN ET GARONNE", "TARN ET GARONNE", "TARN ET GARONNE", "TARN ET GARONNE", "TARN ET GARONNE", "TARN ET GARONNE", "TARN ET GARONNE", "TARN ET GARONNE", "TARN ET GARONNE", "TARN ET GARONNE", "TARN ET GARONNE", "TARN ET GARONNE", "TARN ET GARONNE", "TARN ET GARONNE", "TARN ET GARONNE", "TARN ET GARONNE", "TARN ET GARONNE", "TARN ET GARONNE", "TARN ET GARONNE", "TARN ET GARONNE", "TARN ET GARONNE", "TARN ET GARONNE", "TARN ET GARONNE", "TARN ET GARONNE", "TARN ET GARONNE"], "xaxis": "x", "y": [79, 80, 83, 79, 78, 79, 79, 77, 83, 81, 81, null, 77, 79, 79, 78, 79, 78, 79, 79, 83, 77, 83, 82, 83, 83, 83, 81, 83, 81, null, 83, 81, 83, 82, 82, 83, 83, 83, 83, 82, 82, 83, 81, 82, 81, 84, 81, 79, 82, 80, 80, 83, 82, null, 79, 83, 82, 81, 84, 79, 83, 83, 84, 83, 80, 83, 85, 85, 85, 83, 85, 83, 77, 79, 78, 79, 83, 83, 82, null, 83, 85, null, 85, 83], "yaxis": "y"}, {"alignmentgroup": "True", "bingroup": "x", "histfunc": "avg", "hovertemplate": "departement_y=%{x}<br>resultat_apres_label=True<br>avg of Taux_réussite_attendu=%{y}<extra></extra>", "legendgroup": "LOZERE", "marker": {"color": "#00cc96", "pattern": {"shape": ""}}, "name": "LOZERE", "nbinsx": 10, "offsetgroup": "LOZERE", "orientation": "v", "showlegend": true, "type": "histogram", "x": ["LOZERE", "LOZERE", "LOZERE", "LOZERE", "LOZERE", "LOZERE", "LOZERE", "LOZERE", "LOZERE", "LOZERE", "LOZERE", "LOZERE", "LOZERE", "LOZERE", "LOZERE", "LOZERE", "LOZERE", "LOZERE", "LOZERE", "LOZERE", "LOZERE"], "xaxis": "x2", "y": [85, null, 88, null, null, 85, null, null, 92, 87, 94, null, null, 87, null, null, null, null, 94, 94, null], "yaxis": "y2"}, {"alignmentgroup": "True", "bingroup": "x", "histfunc": "avg", "hovertemplate": "departement_y=%{x}<br>resultat_apres_label=False<br>avg of Taux_réussite_attendu=%{y}<extra></extra>", "legendgroup": "LOZERE", "marker": {"color": "#00cc96", "pattern": {"shape": ""}}, "name": "LOZERE", "nbinsx": 10, "offsetgroup": "LOZERE", "orientation": "v", "showlegend": false, "type": "histogram", "x": ["LOZERE", "LOZERE", "LOZERE", "LOZERE", "LOZERE", "LOZERE", "LOZERE", "LOZERE", "LOZERE", "LOZERE", "LOZERE", "LOZERE", "LOZERE", "LOZERE", "LOZERE", "LOZERE", "LOZERE", "LOZERE", "LOZERE", "LOZERE", "LOZERE", "LOZERE", "LOZERE", "LOZERE", "LOZERE", "LOZERE", "LOZERE", "LOZERE", "LOZERE", "LOZERE", "LOZERE", "LOZERE", "LOZERE", "LOZERE", "LOZERE", "LOZERE", "LOZERE", "LOZERE", "LOZERE", "LOZERE", "LOZERE", "LOZERE", "LOZERE", "LOZERE", "LOZERE", "LOZERE", "LOZERE", "LOZERE", "LOZERE", "LOZERE"], "xaxis": "x", "y": [81, 84, 88, 84, 86, 88, 84, 86, 88, 86, 85, 84, 84, 81, 88, null, 81, 84, 88, 88, 88, 88, 88, 93, 89, 94, 89, 85, 94, 85, 94, 93, 89, 85, 94, 94, 93, 92, 87, 94, 92, null, 92, 89, 87, 94, 94, 93, 94, 85], "yaxis": "y"}], "layout": {"annotations": [{"font": {}, "showarrow": false, "text": "resultat_apres_label=False", "textangle": 90, "x": 0.98, "xanchor": "left", "xref": "paper", "y": 0.2425, "yanchor": "middle", "yref": "paper"}, {"font": {}, "showarrow": false, "text": "resultat_apres_label=True", "textangle": 90, "x": 0.98, "xanchor": "left", "xref": "paper", "y": 0.7575, "yanchor": "middle", "yref": "paper"}], "barmode": "relative", "legend": {"title": {"text": "departement_y"}, "tracegroupgap": 0}, "margin": {"t": 60}, "title": {"text": "La moyenne des taux de réussite attendu en france (tous secteurs) selon les départements - avant et après obtention labels"}, "xaxis": {"anchor": "y", "categoryarray": ["HAUTE GARONNE", "HERAULT", "ARIEGE", "LOT", "GARD", "AUDE", "TARN", "HAUTES PYRENEES", "AVEYRON", "GERS", "PYRENEES ORIENTALES", "TARN ET GARONNE", "LOZERE"], "categoryorder": "array", "domain": [0, 0.98], "title": {"text": "departement_y"}}, "xaxis2": {"anchor": "y2", "domain": [0, 0.98], "matches": "x", "showticklabels": false}, "yaxis": {"anchor": "x", "domain": [0, 0.485], "title": {"text": "avg of Taux_réussite_attendu"}}, "yaxis2": {"anchor": "x2", "domain": [0.515, 1], "matches": "y", "title": {"text": "avg of Taux_réussite_attendu"}}}}
